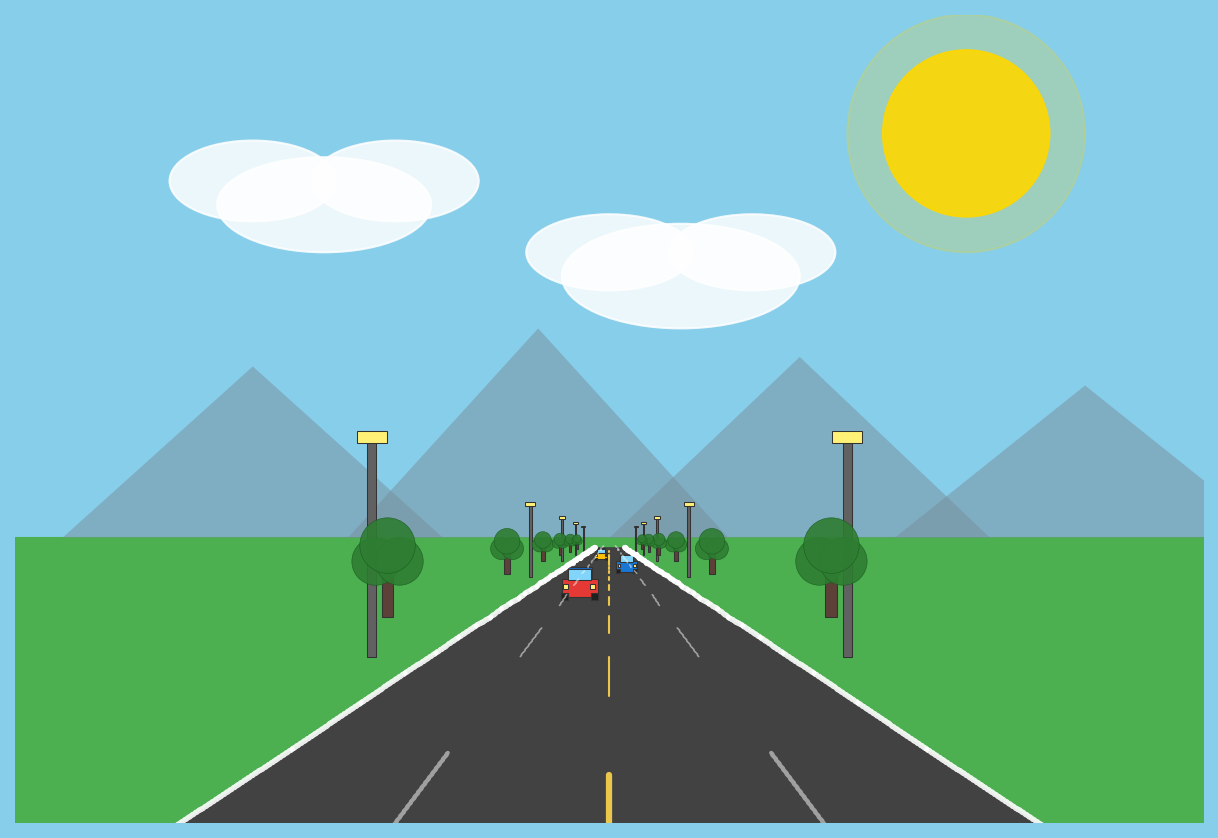

Write the Python code that produced this figure.
import matplotlib.pyplot as plt
import matplotlib.patches as patches
import numpy as np

def project(x, y, z, f=2.0):
    """3D to 2D perspective projection using simple focal length division."""
    if z <= 0.1: return None, None
    factor = f / z
    return x * factor, y * factor

def create_quad(ax, x, y, z, w, h, color, f=2.0):
    """Creates a 2D polygon from 3D rectangle coordinates on the given axes."""
    points = [
        project(x - w/2, y, z, f), project(x + w/2, y, z, f),
        project(x + w/2, y + h, z, f), project(x - w/2, y + h, z, f)
    ]
    if any(p[0] is None for p in points): return None
    poly = patches.Polygon(points, closed=True, color=color, ec='#333', lw=0.5)
    ax.add_patch(poly)
    return poly

def bresenham_line(x0, y0, x1, y1):
    """Bresenham's Line Drawing Algorithm — returns list of (x, y) pixel points."""
    points = []
    dx = abs(x1 - x0)
    dy = abs(y1 - y0)
    sx = 1 if x0 < x1 else -1
    sy = 1 if y0 < y1 else -1
    err = dx - dy
    while True:
        points.append((x0, y0))
        if x0 == x1 and y0 == y1:
            break
        e2 = 2 * err
        if e2 > -dy:
            err -= dy
            x0 += sx
        if e2 < dx:
            err += dx
            y0 += sy
    return points

def draw_bresenham_line(ax, p1, p2, color='white', linewidth=2, alpha=1.0):
    """Draw a line between two 2D points using Bresenham's algorithm for visualization."""
    if p1[0] is None or p2[0] is None:
        return
    # Scale to pixel-like grid for Bresenham, then scale back
    scale = 200
    x0, y0 = int(p1[0] * scale), int(p1[1] * scale)
    x1, y1 = int(p2[0] * scale), int(p2[1] * scale)
    pts = bresenham_line(x0, y0, x1, y1)
    if pts:
        xs = [p[0] / scale for p in pts]
        ys = [p[1] / scale for p in pts]
        ax.plot(xs, ys, color=color, linewidth=linewidth, alpha=alpha, solid_capstyle='round')

def main():
    fig, ax = plt.subplots(figsize=(12, 7))
    fig.patch.set_facecolor('#87CEEB')
    ax.set_xlim(-2.5, 2.5); ax.set_ylim(-1.2, 2.2); ax.set_aspect('equal')
    ax.axis('off')

    # Sky and Ground
    ax.set_facecolor('#87CEEB')
    ax.fill_between([-4, 4], -2, 0, color='#4CAF50')  # Green grass

    # Sun with glow
    ax.add_patch(patches.Circle((1.5, 1.7), 0.35, color='#FFD700', alpha=0.9))
    ax.add_patch(patches.Circle((1.5, 1.7), 0.5, color='#FFD700', alpha=0.2))

    # Clouds
    cloud_data = [
        (-1.2, 1.4, 0.45, 0.2), (-0.9, 1.5, 0.35, 0.17), (-1.5, 1.5, 0.35, 0.17),
        (0.3, 1.1, 0.5, 0.22), (0.0, 1.2, 0.35, 0.16), (0.6, 1.2, 0.35, 0.16),
    ]
    for cx, cy, rx, ry in cloud_data:
        ax.add_patch(patches.Ellipse((cx, cy), rx*2, ry*2, color='white', alpha=0.85))

    # Mountains in background
    mountain_data = [(-1.5, 1.8), (-0.3, 2.2), (0.8, 1.9), (2.0, 1.6)]
    for mx, mh in mountain_data:
        tri = patches.Polygon(
            [(mx - 0.8, 0), (mx + 0.8, 0), (mx, mh * 0.4)],
            color='#78909C', alpha=0.5, ec='none'
        )
        ax.add_patch(tri)

    focal_length = 2.0

    # --- Road surface (dark asphalt) ---
    road_z = np.linspace(1, 50, 80)
    road_left_pts = [project(-1.5, -1, z, focal_length) for z in road_z]
    road_right_pts = [project(1.5, -1, z, focal_length) for z in road_z]

    # Draw filled road polygon
    left_valid = [(p, z) for p, z in zip(road_left_pts, road_z) if p[0] is not None]
    right_valid = [(p, z) for p, z in zip(road_right_pts, road_z) if p[0] is not None]
    if left_valid and right_valid:
        road_poly_pts = [p for p, z in left_valid] + [p for p, z in reversed(right_valid)]
        road = patches.Polygon(road_poly_pts, closed=True, color='#424242', ec='none')
        ax.add_patch(road)

    # --- Road edges using Bresenham's Line Algorithm ---
    for i in range(len(road_z) - 1):
        pl1 = project(-1.5, -1, road_z[i], focal_length)
        pl2 = project(-1.5, -1, road_z[i+1], focal_length)
        pr1 = project(1.5, -1, road_z[i], focal_length)
        pr2 = project(1.5, -1, road_z[i+1], focal_length)
        draw_bresenham_line(ax, pl1, pl2, color='white', linewidth=2.5, alpha=0.9)
        draw_bresenham_line(ax, pr1, pr2, color='white', linewidth=2.5, alpha=0.9)

    # --- Dashed center line using Bresenham ---
    for z in np.arange(1, 50, 2):
        p1 = project(0, -1, z, focal_length)
        p2 = project(0, -1, z + 1, focal_length)
        if p1[0] is not None and p2[0] is not None:
            lw = max(1, 3 / z)
            draw_bresenham_line(ax, p1, p2, color='#FFD54F', linewidth=lw, alpha=0.9)

    # --- Lane markings (dashed) ---
    for lane_x in [-0.75, 0.75]:
        for z in np.arange(1, 50, 3):
            p1 = project(lane_x, -1, z, focal_length)
            p2 = project(lane_x, -1, z + 1.2, focal_length)
            if p1[0] is not None and p2[0] is not None:
                lw = max(0.8, 2 / z)
                draw_bresenham_line(ax, p1, p2, color='white', linewidth=lw, alpha=0.5)

    # --- Lampposts along the road ---
    for z in range(4, 40, 8):
        for side_x in [-2.0, 2.0]:
            # Pole
            create_quad(ax, side_x, -1, z, 0.08, 1.8, '#616161', f=focal_length)
            # Light fixture
            create_quad(ax, side_x, 0.8, z, 0.25, 0.1, '#FFF176', f=focal_length)

    # --- Trees alongside road ---
    for z in range(6, 45, 7):
        for x in [-2.8, 2.8]:
            # Trunk
            create_quad(ax, x, -1, z, 0.15, 0.6, '#5D4037', f=focal_length)
            # Round canopy (multiple ellipses)
            for dx_off, dy_off, r in [(-0.15, 0.1, 0.3), (0.15, 0.1, 0.3), (0, 0.3, 0.35)]:
                cp = project(x + dx_off, -0.4 + dy_off, z, focal_length)
                if cp[0] is not None:
                    size = r * focal_length / z
                    ax.add_patch(patches.Circle(cp, size, color='#2E7D32', ec='#1B5E20', lw=0.3, alpha=0.9))

    # --- Static parked car for reference ---
    def draw_car(ax, cx, cy, z, body_color='#E53935', f=2.0):
        """Draw a simple car at position (cx, cy) at depth z."""
        # Body
        create_quad(ax, cx, cy, z, 0.6, 0.3, body_color, f=f)
        # Roof / cabin
        create_quad(ax, cx, cy + 0.3, z, 0.4, 0.2, '#1565C0', f=f)
        # Windshield
        create_quad(ax, cx, cy + 0.3, z - 0.1, 0.38, 0.18, '#81D4FA', f=f)
        # Wheels
        for wx in [-0.25, 0.25]:
            create_quad(ax, cx + wx, cy - 0.05, z, 0.12, 0.12, '#212121', f=f)
        # Headlights
        create_quad(ax, cx - 0.22, cy + 0.15, z - 0.15, 0.08, 0.08, '#FFF176', f=f)
        create_quad(ax, cx + 0.22, cy + 0.15, z - 0.15, 0.08, 0.08, '#FFF176', f=f)

    # A few static cars at different depths
    draw_car(ax, -0.5, -1, 8, body_color='#E53935')
    draw_car(ax, 0.5, -1, 14, body_color='#1976D2')
    draw_car(ax, -0.4, -1, 22, body_color='#FFC107')

    # Save
    output_file = 'road_perspective.png'
    plt.savefig(output_file, facecolor=fig.get_facecolor(), bbox_inches='tight', pad_inches=0.1, dpi=150)
    print(f"Visualization saved to {output_file}")

if __name__ == "__main__":
    main()
